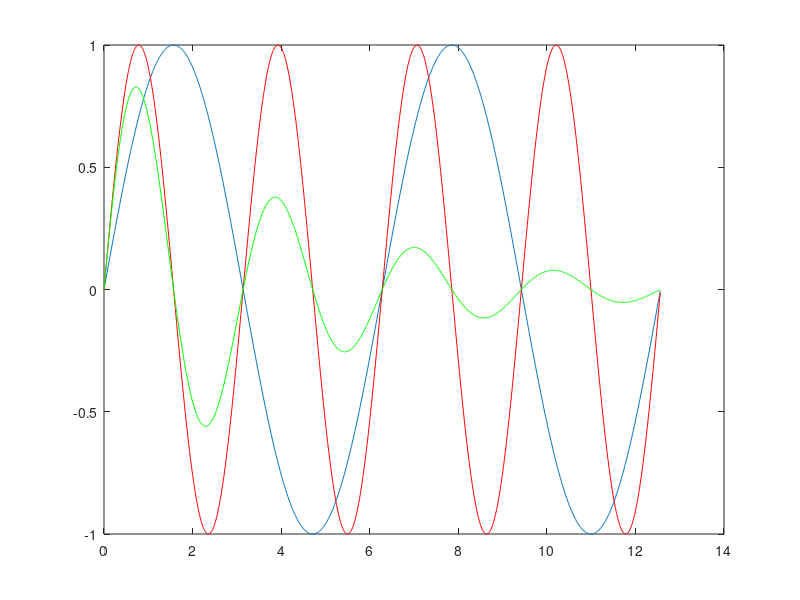

Reproduce this figure in MATLAB.
clc
t = 0:0.01:4*pi
y1= sin(t.*1)
y2=sin(t.*2)
y3=exp(t.*(-0.25));
plot(t,y1);hold on;
plot(t,y2,'r');hold on;
plot(t,y3.*y2,'g');
